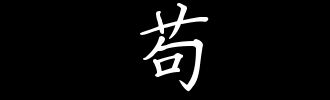
#> input picture Color/gou.jpg, 330 x 100 px
$ python gou.py
#> lines starting #> are read from the running program, lines starting #| are printed output that depends on the picture
import cv2
import numpy as np
img = cv2.imread('gou.jpg',0)
#> img is the input picture: shape (100, 330); min 0, max 255, mean 11
kernel = np.ones((5,5),np.uint8)
erosion = cv2.erode(img,kernel,iterations = 1)
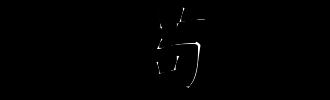
#> erosion: shape (100, 330); min 0, max 255, mean 0.9
cv2.imwrite("1" + '.jpg', erosion)
dilation = cv2.dilate(img ,kernel,iterations = 1)
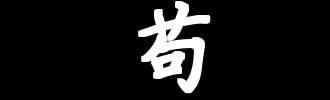
#> dilation: shape (100, 330); min 0, max 255, mean 23.1
cv2.imwrite("2" + '.jpg', dilation)
opening = cv2.morphologyEx(img, cv2.MORPH_OPEN, kernel)
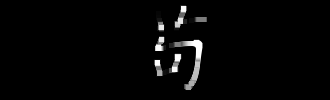
#> opening: shape (100, 330); min 0, max 255, mean 5.8
cv2.imwrite("3" + '.jpg', opening)
